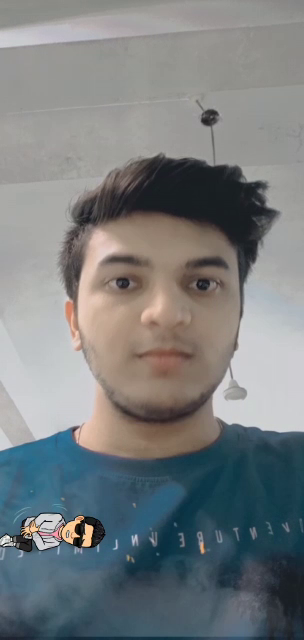
#> input picture frame 8 of Face_Detection/testvid.mp4, 304 x 640 px
$ python main.py
#> lines starting #> are read from the running program, lines starting #| are printed output that depends on the picture; after the words box and inside, x2 and y2 are one past the last pixel; in counts of white or black regions, pixels touching at a corner belong together
import cv2

face_classifier = cv2.CascadeClassifier('haarcascade_frontalface_default.xml')
eye_classifier = cv2.CascadeClassifier('haarcascade_eye_tree_eyeglasses.xml')

cap = cv2.VideoCapture("testvid.mp4")

while cap.isOpened():
    _, img = cap.read()
#> img is the input picture: shape (640, 304, 3); mean B, G, R 127.1, 125.5, 121.2

    gray = cv2.cvtColor(img, cv2.COLOR_BGR2GRAY)
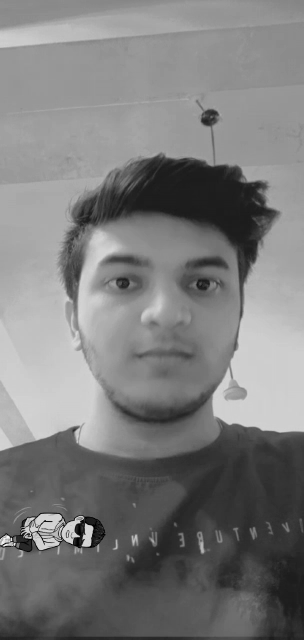
#> gray: shape (640, 304); min 0, max 250, mean 124.3
    face = face_classifier.detectMultiScale(gray, 1.1, 4)
#> face = [[55, 199, 213, 213]]

    for (x, y, w, h) in face:
        cv2.rectangle(img, (x, y), (x + w, y + h), (255, 0, 0), 3)
        roi_gray = gray[y:y+h, x:x+w]
        roi_color = img[y:y+h, x:x+w]
        eyes = eye_classifier.detectMultiScale(roi_gray)
        for (ex, ey, ew, eh) in eyes:
            cv2.rectangle(roi_color, (ex,ey), (ex+ew,ey+eh), (0,255,0), 5 )
#> this loop made 1 pass
#> (x, y, w, h, eyes) on pass 1: (55, 199, 213, 213, [[124, 62, 47, 47], [44, 60, 47, 47]])
#> pass 1, `roi_gray = gray[y:y+h, x:x+w]`:
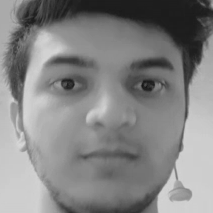
#> roi_gray: shape (213, 213); min 21, max 215, mean 132.1
#> pass 1, `roi_color = img[y:y+h, x:x+w]`:
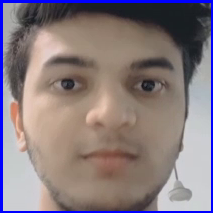
#> roi_color: shape (213, 213, 3); mean B, G, R 126.9, 122.8, 135.8
#> after the loop:
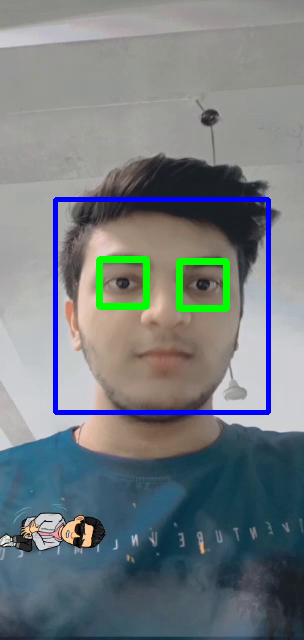
#> img: shape (640, 304, 3); 3.52% of pixels changed, all inside (x1, y1, x2, y2) = (53, 197, 271, 415)
#> after the loop:
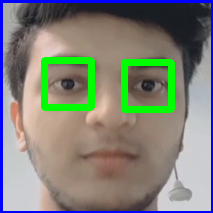
#> roi_color: shape (213, 213, 3); 5.71% of pixels changed, all inside (x1, y1, x2, y2) = (41, 57, 175, 113)


    cv2.imshow('img', img)
    if cv2.waitKey(1) & 0xFF == ord('q'):
#> (key q is pressed here)
        break

cap.release()

$ run again, starting later in the video
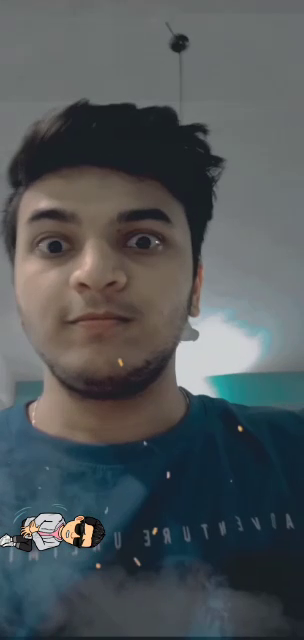
#> input picture frame 71 of Face_Detection/testvid.mp4, 304 x 640 px
#> img is the input picture: shape (640, 304, 3); mean B, G, R 88.9, 86.2, 80.4
#> face = [[15, 193, 66, 66], [3, 166, 197, 197]]
#> the loop `for (x, y, w, h) in face:` made 2 passes
#> pass 1, `roi_color = img[y:y+h, x:x+w]`:
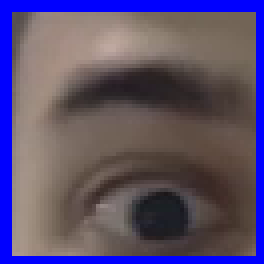
#> roi_color: shape (66, 66, 3) (shown 4 times larger); mean B, G, R 110, 78.8, 90.9
#> after the loop `for (x, y, w, h) in face:`:
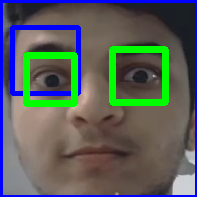
#> roi_color: shape (197, 197, 3); mean B, G, R 91.2, 95, 87.3
